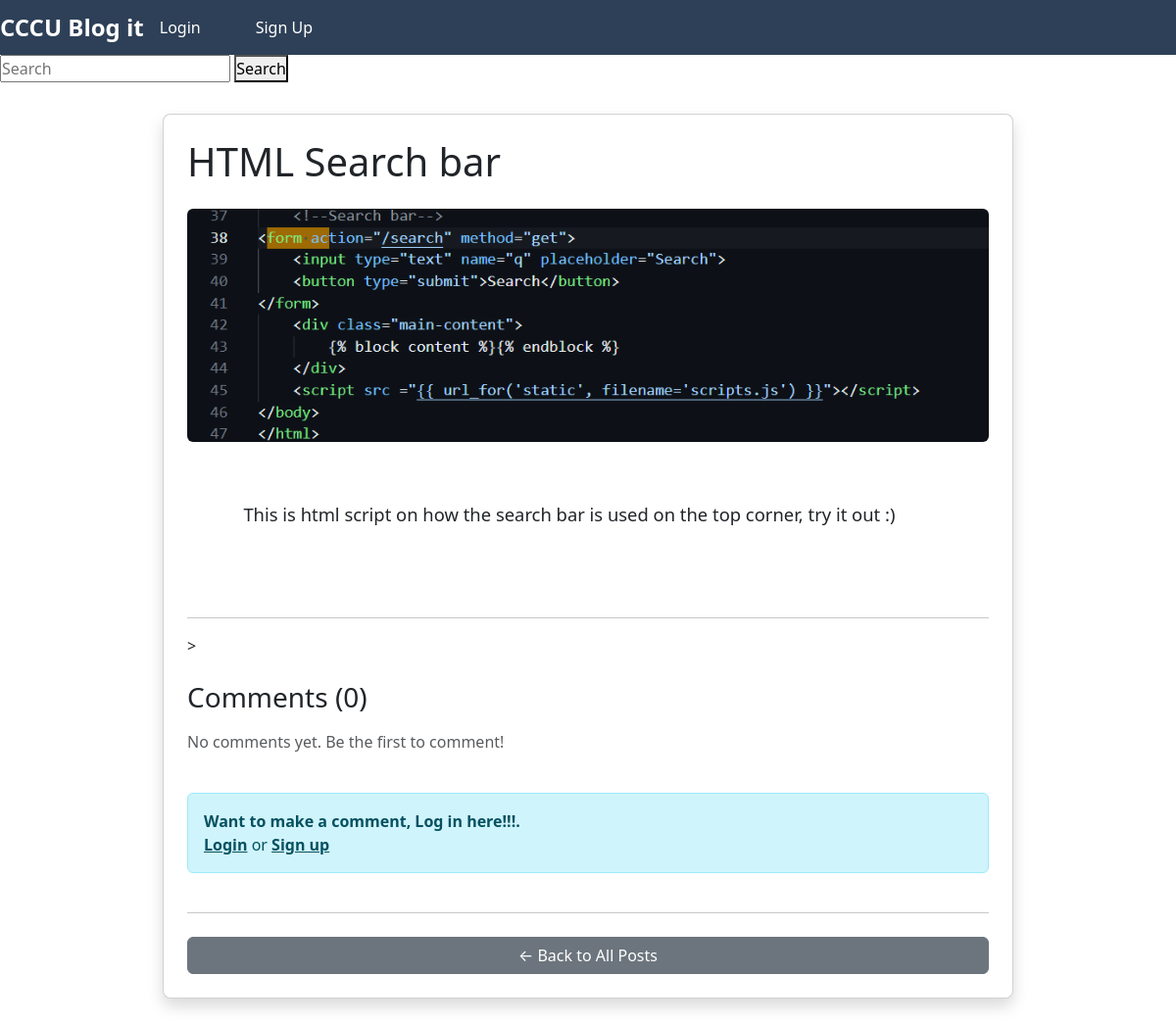
/post/1, run on an earlier commit of the app's database.
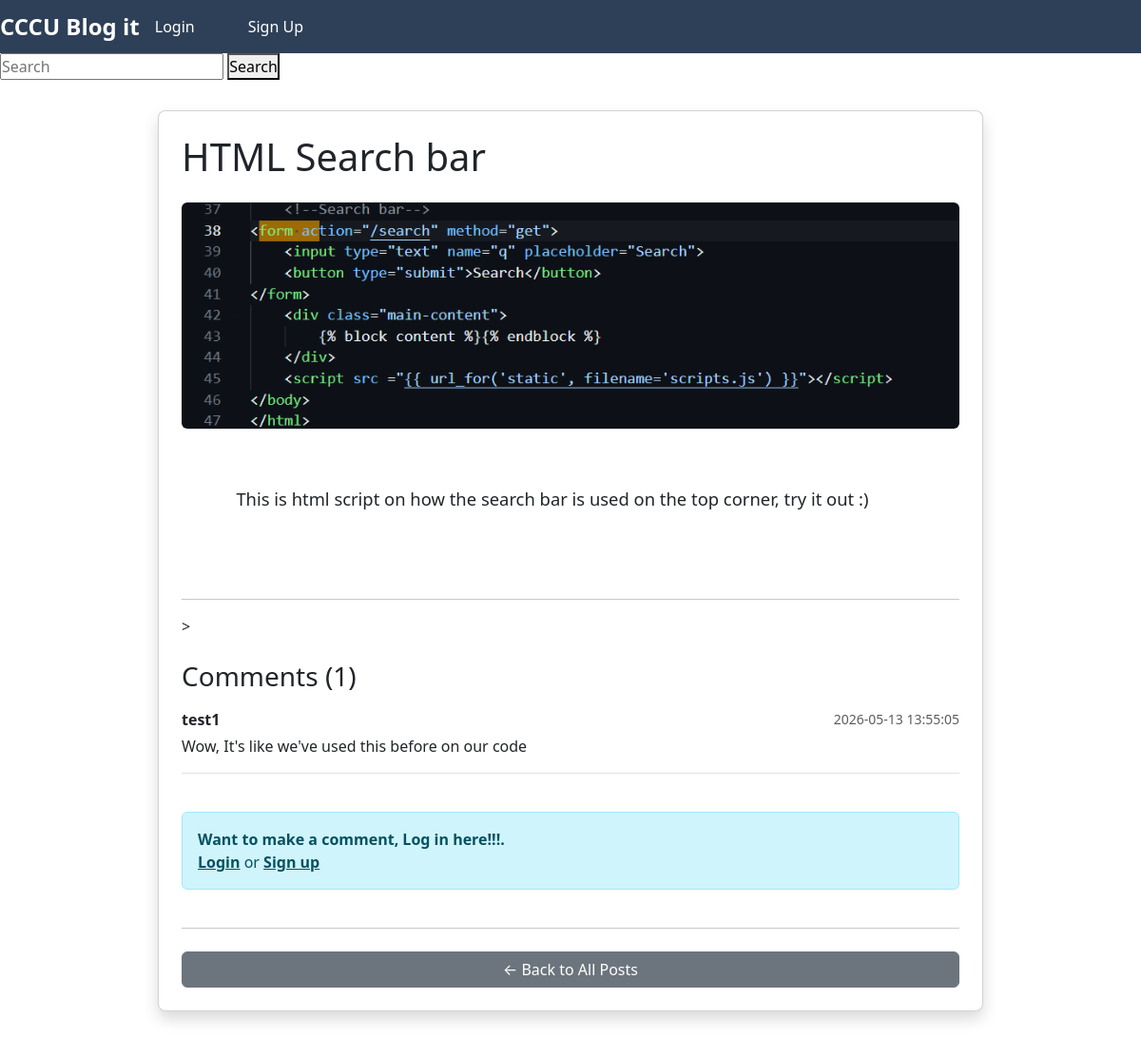
And on a later commit of the database.
### tables this page shows
CREATE TABLE comments (
  id INTEGER PRIMARY KEY AUTOINCREMENT,
  post_id INTEGER NOT NULL,
  user_id INTEGER NOT NULL,
  text TEXT NOT NULL,
  timestamp DATETIME DEFAULT CURRENT_TIMESTAMP,
  FOREIGN KEY (post_id) REFERENCES finalProjects(id) ON DELETE CASCADE,
  FOREIGN KEY (user_id) REFERENCES user_login(id)                     
  );

CREATE TABLE user_login (
  id INTEGER PRIMARY KEY AUTOINCREMENT,
  username TEXT UNIQUE NOT NULL,
  password TEXT NOT NULl
  );

### server/app.py (the view, shortened to what this page needs)
@app.route('/post/<int:post_id>', methods=['GET', 'POST'])
def view_post(post_id):
    with OpenConn() as conn:
        post = conn.execute("""
            SELECT * FROM finalProjects WHERE id = ?
        """, (post_id,)).fetchone()
        comments = conn.execute("""
            SELECT c.text, c.timestamp, u.username
            FROM comments c
            JOIN user_login u ON c.user_id = u.id
            WHERE c.post_id = ?
            ORDER BY c.timestamp DESC
        """, (post_id,)).fetchall()
    if not post:
        flash("Post not found", "danger")
        return redirect(url_for('index'))
    return render_template('viewPost.html', post=post, comments=comments)

### server/database.py (called while the page is built)
def OpenConn() -> sqlite3.Connection:
  conn = sqlite3.connect(DBPath)
  conn.row_factory = sqlite3.Row
  return conn

### templates/viewPost.html (shortened to what this page needs)
{% extends "base.html" %}
{% block content %}
<div class="card shadow p-4 rounded-3">
    <h1 class="mb-4">{{ post.title }}</h1>
    {% if post.image_filename %}
        <div class="text-center mb-4">
            <img src="{{ url_for('static', filename='uploads/' ~ post.image_filename) }}"
                 class="img-fluid rounded"
                 style="max-height: 500px; object-fit: cover; width: 100%;">
        </div>
    {% else %}
        <p><em>No image available</em></p>
    {% endif %}
    <div class="mb-4">
        <p style="font-size: 1.15rem; line-height: 1.8; white-space: pre-wrap;">
            {{ post.description }}
        </p>
    </div>
    <hr>
    >
<h3 class="mt-4 mb-3"> Comments ({{ comments|length }})</h3>
    {% if comments %}
        {% for comment in comments %}
        <div class="border-bottom pb-3 mb-3">
            <div class="d-flex justify-content-between align-items-center">
                <strong>{{ comment['username'] }}</strong>
                <small class="text-muted">
                    {{ comment['timestamp'] }}
                </small>
            </div>
            <p class="mb-0 mt-1">{{ comment['text'] }}</p>
        </div>
        {% endfor %}
    {% else %}
        <p class="text-muted">No comments yet. Be the first to comment!</p>
    {% endif %}
     {% if current_user.is_authenticated %}
    <div class="mt-4">
        <h5>Add a Comment</h5>
        <form method="POST">
            <div class="mb-3">
                <textarea name="comment_text"
                          class="form-control"
                          rows="4"
                          placeholder="Write your comment here..."
                          required></textarea>
            </div>
            <button type="submit" class="btn btn-primary">Post Comment</button>
        </form>
    </div>
    {% else %}
    <div class="alert alert-info mt-4">
        <strong> Want to make a comment, Log in here!!!.</strong><br>
        <a href="{{ url_for('login') }}" class="alert-link">Login</a> or
        <a href="{{ url_for('signup') }}" class="alert-link">Sign up</a>
    </div>
    {% endif %}
    <hr class="my-4">
    <a href="{{ url_for('index') }}" class="btn btn-secondary">← Back to All Posts</a>
</div>
{% endblock %}

What changed in the data, as far as the page shows it:
added comments: username "test1", timestamp "2026-05-13 13:55:05", text "Wow, It's like we've used this before on our code"
Also different on the page:
{{ comments|length }}: "0" → "1"
text no longer shown: "No comments yet. Be the first to comment!"
